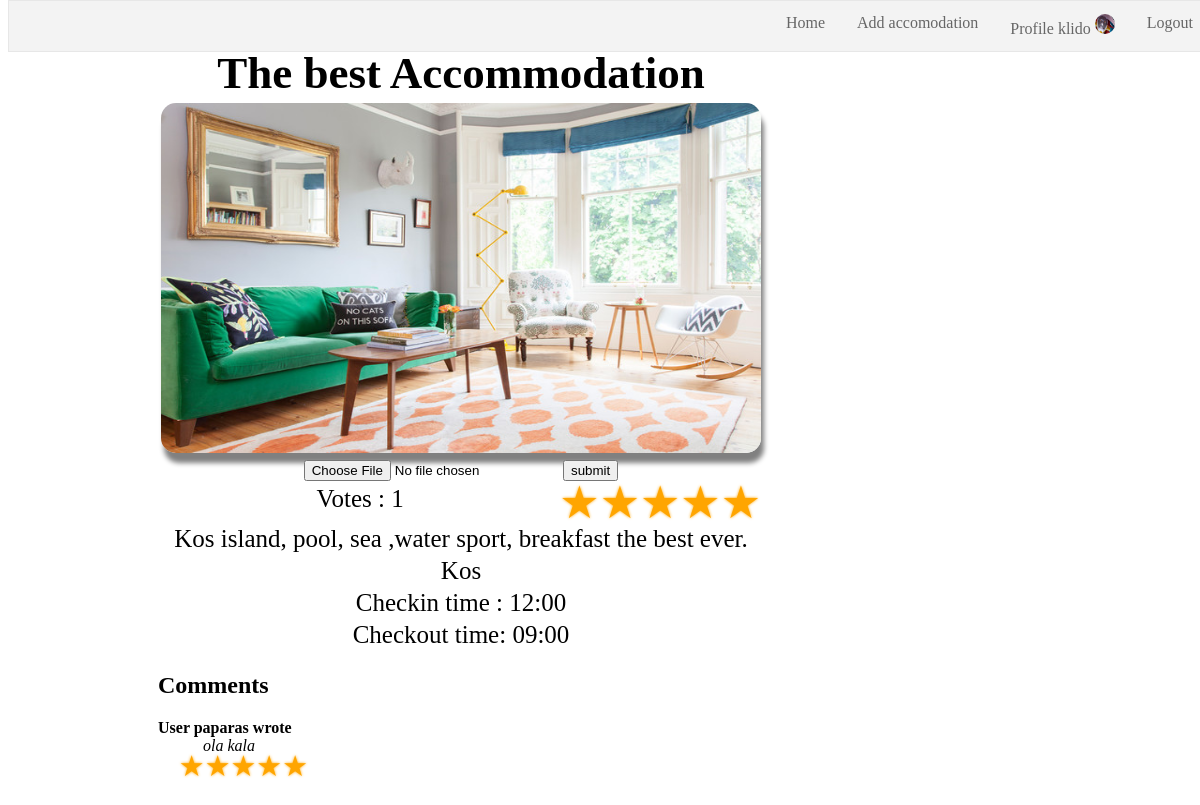
The page /accommodation.php?id=23 (signed in) on the database its author committed.
### tables this page shows
CREATE TABLE `accommodations` (
  `accom_id` int(11) NOT NULL,
  `title` varchar(50) NOT NULL,
  `location` varchar(25) NOT NULL,
  `description` text,
  `rating` float DEFAULT '0',
  `votes` int(11) DEFAULT '0',
  `checkin` time NOT NULL,
  `checkout` time NOT NULL,
  `path_to_image` varchar(100) NOT NULL DEFAULT 'pictures\\accommodations\\not_available.jpg',
  `user_id` int(11) NOT NULL
);

CREATE TABLE `users` (
  `user_id` int(11) NOT NULL,
  `username` varchar(16) NOT NULL,
  `password` varchar(60) NOT NULL,
  `firstname` varchar(25) NOT NULL,
  `lastname` varchar(25) NOT NULL,
  `path_to_avatar` varchar(100) NOT NULL DEFAULT 'pictures\\avatars\\generic-avatar.png',
  `email` varchar(50) NOT NULL
);

CREATE TABLE `ratings` (
  `rent_id` int(11) NOT NULL,
  `rating` enum('1','2','3','4','5') NOT NULL,
  `comment` text NOT NULL
);

### classes/Config.php (called while the page is built)
<?php
class Config{
  public static function get($path = null){
    if($path){
      $config = $GLOBALS['config'];
      $path = explode('/',$path);
      foreach($path as $bit){
        if(isset($config[$bit]))
          $config = $config[$bit];
      }
      return $config;
    }
    return false;
  }
}
?>

### classes/Database.php (called while the page is built, shortened)
<?php
class Database {
  private static $_instance = null;
  private $_dbc,
          $_query,
          $_error=false,
          $_results,
          $_count=0;
  private function __construct() {
    $this->_dbc  = new mysqli(Config::get('mysql/host'),
                        Config::get('mysql/username'),
                        Config::get('mysql/password'),
                        Config::get('mysql/db'));
  }
  public static function getInstance() {
    if(!isset(self::$_instance)){
      self::$_instance = new Database();
    }
    return self::$_instance;
  }
  public function query($sql,$type='',$params = array()) {
    $this->_error = false;
    if($this->_query = $this->_dbc->prepare($sql)) {
      if(count($params)){
        call_user_func_array(array($this->_query, "bind_param"),array_merge(array($type), $params));
      }
      if($this->_query->execute()) {
          $this->_results = $this->_query->get_result() ?? NULL;
          $this->_count  = $this->_results->num_rows ?? NULL;
      }else{
        $this->_error = true;
      }
    }
  }
  public function getFirst() {
    if($this->_count>0)
      return $this->_results->fetch_array(MYSQLI_ASSOC);
  }
  public function getResultArray() {
    if($this->_count>0)
      return $this->_results->fetch_all(MYSQLI_ASSOC);
  }
  public function error() {
    return $this->_error;
  }
}
?>

### functions/sanitize.php (called while the page is built)
<?php
function escape($string){
    return htmlentities($string,ENT_QUOTES,'UTF-8');
}
?>

### classes/Accommodation.php (called while the page is built, shortened)
<?php
class Accommodation {
  private $_db;
  public function __construct() {
    $this->_db = Database::getInstance();
  }
  function getAccomById($id) {
    $this->_db->query('select * from accommodations where accom_id = ?','d',array(&$id));
    if($this->_db->error()) {
      echo $this->_db->getErrorDescr();
    }else{
      return $this->_db->getFirst();
    }
  }
  function getRatingsById($accom_id){
    $this->_db->query(" SELECT users.username as user ,ratings.rating as rating,ratings.comment as comment
                        FROM accommodations,bookings,ratings,users
                        WHERE accommodations.accom_id= ?
                        AND   users.user_id     = bookings.user_id
                        AND   bookings.accom_id = accommodations.accom_id
                        AND   bookings.rent_id  = ratings.rent_id
                        AND   ratings.comment <>''",
                          'i',array(&$accom_id));
    if($this->_db->error()) {
      echo $this->_db->getErrorDescr();
    }else{
      return $this->_db->getResultArray();
    }
  }
}
?>

### accommodation.php (the view, shortened to what this page needs)
<?php
function createStarsElement($user_rating,$min,$max){
  $user_stars = '';
  for($i=$max;$i>=$min;$i--){
    if($user_rating==$i){
      $user_stars.='<a class="registered"></a>';
    }else{
      $user_stars.='<a></a>';
    }
  }
  return $user_stars;
}
$userOwnsAccom = false;
if(isset($_GET['id'])){
  $accom = new Accommodation();
  $accom_id = escape($_GET['id']);
  $data = $accom->getAccomById($accom_id);
  $data['checkin'] = substr($data['checkin'], 0, -3);
  $data['checkout'] = substr($data['checkout'], 0, -3);
  if(isset($_SESSION['user'])){
    if($_SESSION['user_id'] == $data['user_id']){
      $userOwnsAccom = true;
    }
  }
}else{
  header('location:home.php');
}
?>
<!DOCTYPE html>
<html lang="el">
<head>
	<link href="css/navigation.css" rel="stylesheet" type="text/css">
  <link href="css/accommodation.css" rel="stylesheet" type="text/css">
</head>
<body>
  <?php include('navigation.php');?>
  <div class="main_div">
		<div class="content">
<?php
      $upload_form='';
      if($userOwnsAccom){
        $upload_form =
        '<form enctype="multipart/form-data" id="upload_form" method="POST">
            <input type="file" name="image" id="file_input">
            <button type="submit">submit</button>
         </form>';
      }
      $comment_section = '<div id="comment_section"><h2>Comments</h2>';
      $accom = new Accommodation();
      $comments = $accom->getRatingsById($data['accom_id']);
      if(!empty($comments)){
        foreach($comments as $i => $rating){
          $user_rating = round($rating['rating']);
          $user_stars= createStarsElement($user_rating,1,5);
          $comment_section.="<div>
                              <b>User {$rating['user']} wrote</b><br>
                              <div class='comment_text'><i>{$rating['comment']}</i></div>
                              <div class='stars user'>{$user_stars}</div>
                            </div></br>";
        }
        $comment_section.='</div>';
      }else{
        $comment_section.="<i>No comments available</i>";
      }
      $rating = round($data['rating']);
      $stars  = createStarsElement($rating,1,5);
      $str = <<< EOR
      <table>
        <tr>
          <th>{$data['title']}</th>
        </tr>
        <tr>
          <td>
            <img class='accom_img' src="{$data['path_to_image']}" alt="Avatar" width='256' heght='256'>
            {$upload_form}
          </td>
        </tr>
        <tr>
          <td class='star'>Votes : {$data['votes']}<div class='stars accom'>{$stars}</div></td>
        </tr>
        <tr>
          <td>{$data['description']}</td>
        </tr>
        <tr>
          <td>{$data['location']}</td>
        </tr>
        <tr>
          <td>Checkin time : {$data['checkin']}</td>
        </tr>
        <tr>
          <td>Checkout time: {$data['checkout']}</td>
        </tr>
      </table>
EOR;
      echo $str;
      echo $comment_section;
?>
    </div>
  </div>
</body>
</html>

### css/accommodation.css (style rules this page uses)
.content { margin-left:150px; }
html { height:1200px; }
.content img { border-radius: 15px; box-shadow:3px 10px 5px grey; display: block; max-width:600px; max-height:350px; min-width:600px; min-height:350px; width: auto; height: auto; }
table td { text-align:center; font-size:25px; width: 600px; }
.comment_text { margin-left: 45px; }
#comment_section { width: 600px; }
table th { text-align:center; font-size:45px; }
.stars a::after { content: "\2605"; }
.stars.accom { display:inline; width-left:auto; width-right:auto; }
.stars.user { width:150px; }
.stars a { float:right; font-size:180%; line-height:.8; text-shadow: 0 0 3px gray; color:#eee; }
.stars a.registered, .stars a.registered ~ a { color:orange; text-shadow: 0 0 3px; }

### rows shown on the page
accommodations: title "The best Accommodation", path_to_image (picture), votes "1", rating 5 (drawn), description "Kos island, pool, sea ,water sport, breakfast the best ever.", location "Kos"
users: username "paparas", ratings.comment "ola kala"

### other values the page prints
$_SESSION['user'] "klido"
$data['checkin'] "12:00"
$data['checkout'] "09:00"
